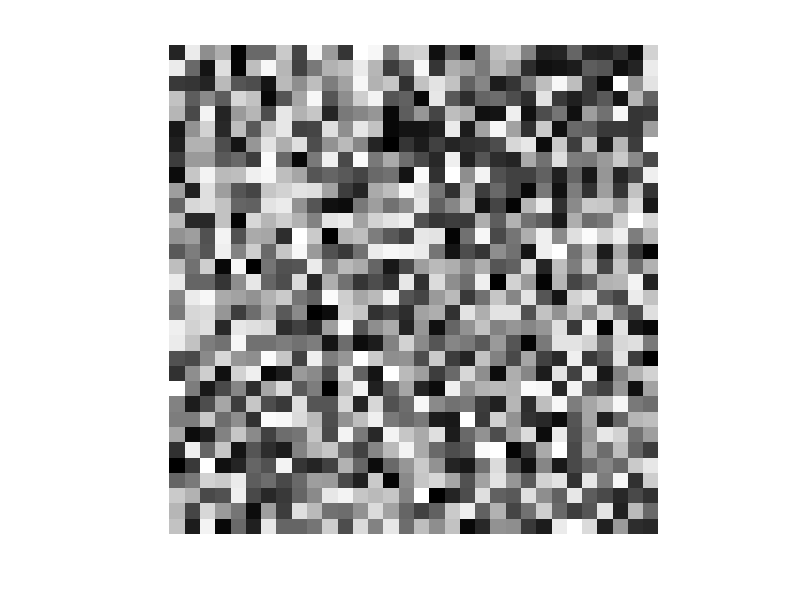
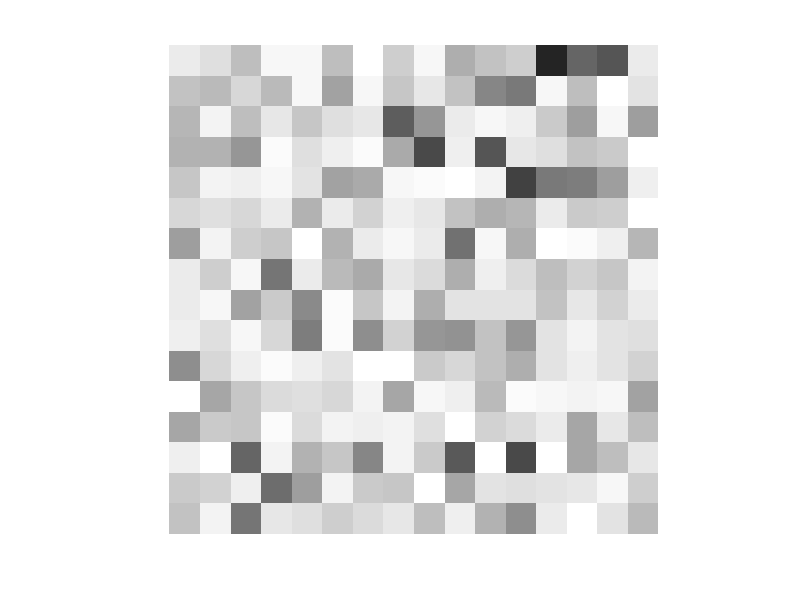

Reproduce these figures in MATLAB, in order.
% Copyright (C) 2017 ETH Zurich, University of Bologna
% All rights reserved.
% 
% This code is under development and not yet released to the public.
% Until it is released, the code is under the copyright of ETH Zurich and
% the University of Bologna, and may contain confidential and/or unpublished
% work. Any reuse/redistribution is strictly forbidden without written
% permission from ETH Zurich.
% 
% Bug fixes and contributions will eventually be released under the
% SolderPad open hardware license in the context of the PULP platform
% (http://www.pulp-platform.org), under the copyright of ETH Zurich and the
% University of Bologna.

clear all
close all

DATA_WIDTH = 16;
WIN        = 2;

COL          = 32;
ROW          = 32;
WRITE_FILE   = 1;
SHOW_FIGURES = 1;

format long

image         = int32(255*rand(ROW,COL));
R_img         = ROW;
C_img         = COL;
R_pool        = int32(ROW/2);
C_pool        = int32(COL/2);
max_pool      = rand(R_pool,C_pool);

k = 0;

imshow(double(image)/256)

for R = 1:R_pool
    for C = 1:C_pool
        rup = 2*(R-1) + 1;
        rdw = 2*(R-1) + 2;
        cup = 2*(C-1) + 1;
        cdw = 2*(C-1) + 2;
        window = [image(rup,cup) image(rup,cdw) image(rdw,cup) image(rdw,cdw)];
        max_pool(R,C) = max(window);
    end
end
figure,
imshow(double(max_pool)/256)

if WRITE_FILE == 1
    config_file = 'config.h';
    fileID = fopen(config_file ,'w');
    fprintf(fileID,'#ifndef _CONFIG_CONV_\n#define _CONFIG_CONV_\n\n');
    fprintf(fileID,'#define DATA_WIDTH %d\n', DATA_WIDTH);
    fprintf(fileID,'#define DATA_TYPE %d\n',16);
    fprintf(fileID,'#define IMG_ROW %d\n', R_img);
    fprintf(fileID,'#define IMG_COL %d\n', C_img);
    fprintf(fileID,'#define IMG_DIM IMG_ROW*IMG_COL\n\n');
    fprintf(fileID,'#define OUT_DIM IMG_ROW*IMG_COL/4\n\n');
    fprintf(fileID,'#endif');
    fclose(fileID);

    imgage_file = ['data.h'];
    fileID = fopen(imgage_file,'w');

    fprintf(fileID,'#ifndef _INPUT_IMAGE_\n#define _INPUT_IMAGE_\n\n');

    fprintf(fileID,'static Pixel In_Img[%d] = { ', R_img*C_img);
    for R = 1:R_img
        for C = 1:C_img
            fprintf(fileID,'%d, ', image(R,C));
        end
    end
    fprintf(fileID,'};\n\n');

    fprintf(fileID,'static Pixel Gold_Out_Img[%d] = { ', R_img*C_img/4);
    for R = 1:R_pool
        for C = 1:C_pool
           fprintf(fileID,'%d, ', max_pool(R,C));
        end
    end
    fprintf(fileID,'};\n\n');



    fprintf(fileID,'#endif');
    fclose(fileID);
end